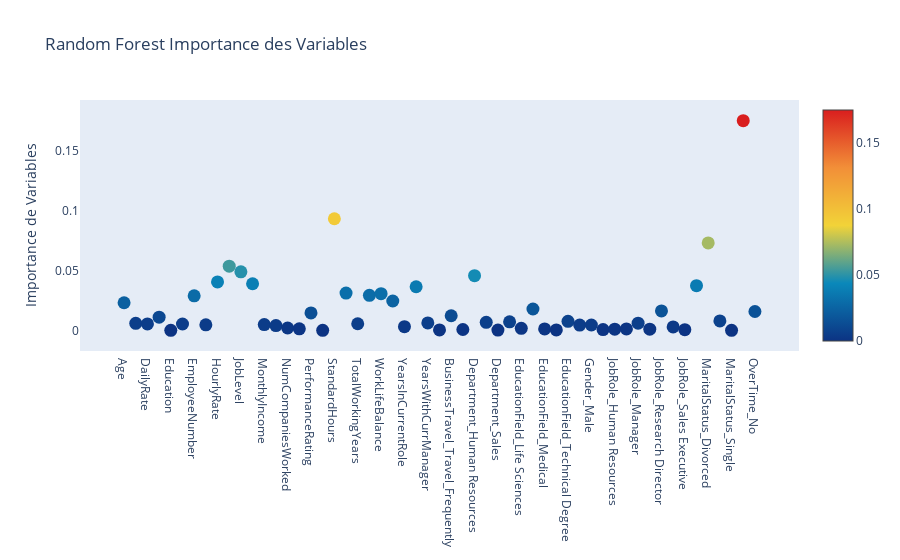

The notebook cell this image was saved under:
### Markdown cell above
- **Importance Globale des Variables**

### Code cell
trace = go.Scatter(
    y = rfc.feature_importances_,
    x = attrition_final.columns.values,
    mode="markers",
    marker=dict(
        sizemode = "diameter",
        sizeref = 1,
        size = 13,
        #size= rf.feature_importances_,
        color = rfc.feature_importances_,
        colorscale="Portland",
        showscale=True
    ),
    text = attrition_final.columns.values
)
data = [trace]

layout= go.Layout(
    autosize= True,
    title= "Random Forest Importance des Variables",
    hovermode= "closest",
     xaxis= dict(
         ticklen= 5,
         showgrid=False,
        zeroline=False,
        showline=False
     ),
    yaxis=dict(
        title= "Importance de Variables",
        showgrid=False,
        zeroline=False,
        ticklen= 5,
        gridwidth= 2
    ),
    showlegend= False
)
fig = go.Figure(data=data, layout=layout)
py.iplot(fig,filename="scatter2010");

### Figure 1 — Plotly figure (JSON) as saved in the notebook; plotly's stock layout.template omitted (floating-point values rounded to 4 significant figures)
{"data": [{"marker": {"color": [0.02301, 0.005822, 0.005381, 0.01101, 0, 0.005279, 0.02881, 0.004563, 0.04039, 0.05359, 0.04884, 0.03889, 0.004813, 0.003954, 0.001944, 0.001279, 0.01454, 0, 0.09317, 0.03107, 0.005474, 0.02925, 0.03061, 0.0245, 0.003043, 0.03639, 0.006148, 0.0003754, 0.01218, 0.0006683, 0.04563, 0.006689, 0.0001869, 0.007086, 0.001641, 0.01779, 0.001167, 0.0003435, 0.007483, 0.004414, 0.004432, 0.0006075, 0.0009187, 0.001145, 0.00599, 0.0009215, 0.01622, 0.002849, 0.0005283, 0.03731, 0.07296, 0.00789, 0, 0.1751, 0.01573], "colorscale": [[0, "rgb(12,51,131)"], [0.25, "rgb(10,136,186)"], [0.5, "rgb(242,211,56)"], [0.75, "rgb(242,143,56)"], [1, "rgb(217,30,30)"]], "showscale": true, "size": 13, "sizemode": "diameter", "sizeref": 1}, "mode": "markers", "text": ["Age", "Attrition", "DailyRate", "DistanceFromHome", "Education", "EmployeeCount", "EmployeeNumber", "EnvironmentSatisfaction", "HourlyRate", "JobInvolvement", "JobLevel", "JobSatisfaction", "MonthlyIncome", "MonthlyRate", "NumCompaniesWorked", "PercentSalaryHike", "PerformanceRating", "RelationshipSatisfaction", "StandardHours", "StockOptionLevel", "TotalWorkingYears", "TrainingTimesLastYear", "WorkLifeBalance", "YearsAtCompany", "YearsInCurrentRole", "YearsSinceLastPromotion", "YearsWithCurrManager", "BusinessTravel_Non-Travel", "BusinessTravel_Travel_Frequently", "BusinessTravel_Travel_Rarely", "Department_Human Resources", "Department_Research & Development", "Department_Sales", "EducationField_Human Resources", "EducationField_Life Sciences", "EducationField_Marketing", "EducationField_Medical", "EducationField_Other", "EducationField_Technical Degree", "Gender_Female", "Gender_Male", "JobRole_Healthcare Representative", "JobRole_Human Resources", "JobRole_Laboratory Technician", "JobRole_Manager", "JobRole_Manufacturing Director", "JobRole_Research Director", "JobRole_Research Scientist", "JobRole_Sales Executive", "JobRole_Sales Representative", "MaritalStatus_Divorced", "MaritalStatus_Married", "MaritalStatus_Single", "Over18_Y", "OverTime_No", "OverTime_Yes"], "type": "scatter", "x": ["Age", "Attrition", "DailyRate", "DistanceFromHome", "Education", "EmployeeCount", "EmployeeNumber", "EnvironmentSatisfaction", "HourlyRate", "JobInvolvement", "JobLevel", "JobSatisfaction", "MonthlyIncome", "MonthlyRate", "NumCompaniesWorked", "PercentSalaryHike", "PerformanceRating", "RelationshipSatisfaction", "StandardHours", "StockOptionLevel", "TotalWorkingYears", "TrainingTimesLastYear", "WorkLifeBalance", "YearsAtCompany", "YearsInCurrentRole", "YearsSinceLastPromotion", "YearsWithCurrManager", "BusinessTravel_Non-Travel", "BusinessTravel_Travel_Frequently", "BusinessTravel_Travel_Rarely", "Department_Human Resources", "Department_Research & Development", "Department_Sales", "EducationField_Human Resources", "EducationField_Life Sciences", "EducationField_Marketing", "EducationField_Medical", "EducationField_Other", "EducationField_Technical Degree", "Gender_Female", "Gender_Male", "JobRole_Healthcare Representative", "JobRole_Human Resources", "JobRole_Laboratory Technician", "JobRole_Manager", "JobRole_Manufacturing Director", "JobRole_Research Director", "JobRole_Research Scientist", "JobRole_Sales Executive", "JobRole_Sales Representative", "MaritalStatus_Divorced", "MaritalStatus_Married", "MaritalStatus_Single", "Over18_Y", "OverTime_No", "OverTime_Yes"], "y": [0.02301, 0.005822, 0.005381, 0.01101, 0, 0.005279, 0.02881, 0.004563, 0.04039, 0.05359, 0.04884, 0.03889, 0.004813, 0.003954, 0.001944, 0.001279, 0.01454, 0, 0.09317, 0.03107, 0.005474, 0.02925, 0.03061, 0.0245, 0.003043, 0.03639, 0.006148, 0.0003754, 0.01218, 0.0006683, 0.04563, 0.006689, 0.0001869, 0.007086, 0.001641, 0.01779, 0.001167, 0.0003435, 0.007483, 0.004414, 0.004432, 0.0006075, 0.0009187, 0.001145, 0.00599, 0.0009215, 0.01622, 0.002849, 0.0005283, 0.03731, 0.07296, 0.00789, 0, 0.1751, 0.01573]}], "layout": {"autosize": true, "hovermode": "closest", "showlegend": false, "title": {"text": "Random Forest Importance des Variables"}, "xaxis": {"showgrid": false, "showline": false, "ticklen": 5, "zeroline": false}, "yaxis": {"gridwidth": 2, "showgrid": false, "ticklen": 5, "title": {"text": "Importance de Variables"}, "zeroline": false}}}
